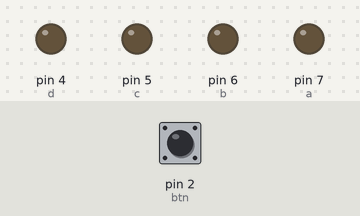
Bench run of a sketch on a simulated Arduino Uno, built with avr-gcc and run on an emulated ATmega328P. Parts: output pins drawn as LEDs (lit = HIGH). The test bench sets the inputs (shaded band); at power-on: pin 2 (btn) LOW. Random numbers use the default seed unless the sketch sets one.

Above: at 1.2 s.
1.3 s: pin 2 (btn) pulled HIGH for 1 s
At 3.1 s:
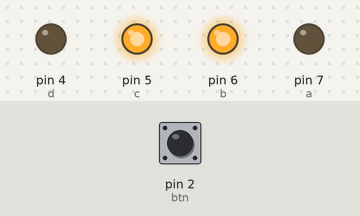
4.3 s: pin 2 (btn) pulled HIGH for 3.2 s
At 8.2 s:
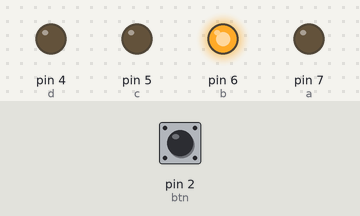
9.0 s: pin 2 (btn) pulled HIGH for 0.15 s
At 9.5 s:
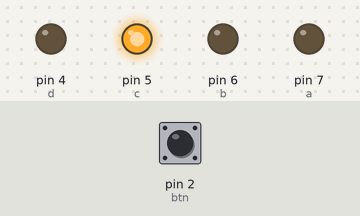
Timing chart, 0 to 12.0 s (numbered marks = the images above; inputs shaded):
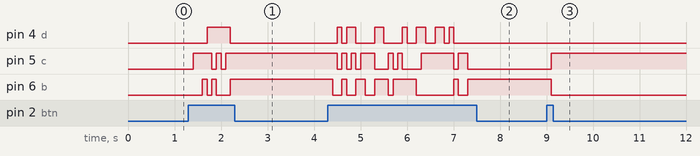

Measured:
- after the input at 1.3 s, pin 4 (d): LOW → HIGH after 0.40 s, → LOW 0.50 s later; pin 5 (c): goes HIGH 0.40 s, LOW 0.10 s, HIGH 0.10 s, LOW 0.10 s, then HIGH, starting after 0.10 s; pin 6 (b): goes HIGH 0.10 s, LOW 0.10 s, HIGH 0.10 s, LOW 0.30 s, then HIGH, starting after 0.30 s
- after the input at 4.3 s, pin 4 (d): LOW → HIGH after 0.20 s, → LOW 0.10 s later, → HIGH 0.10 s later, → LOW 0.20 s later, … (14 changes in this stretch); pin 5 (c): HIGH → LOW after 0.20 s, → HIGH 0.10 s later, → LOW 0.10 s later, → HIGH 0.10 s later, … (15 changes in this stretch)
- after the input at 9.0 s, pin 5 (c): LOW → HIGH after 0.10 s; pin 6 (b): HIGH → LOW after 0.10 s

The sketch:

ExercicioDisplay7.ino
```cpp
const int a = 7;
const int b = 6;
const int c = 5;
const int d = 4;
const int btn = 2;
const int matrizNumeros [6][4] = { //Número de 1 a 6 em binário
  {0, 0, 0, 1},
  {0, 0, 1, 0},
  {0, 0, 1, 1},
  {0, 1, 0, 0},
  {0, 1, 0, 1},
  {0, 1, 1, 0}
};

int numeroRand;
void setup() {
  // put your setup code here, to run once:
  pinMode(a, OUTPUT);
  pinMode(b, OUTPUT);
  pinMode(c, OUTPUT);
  pinMode(d, OUTPUT);
  pinMode(btn, INPUT);
}

void loop() {
  if (digitalRead(btn)) {
    delay(100);
    if (digitalRead(btn)) {
      numeroRand = random(6);
      digitalWrite(a, matrizNumeros[numeroRand][0]);
      digitalWrite(b, matrizNumeros[numeroRand][1]);
      digitalWrite(c, matrizNumeros[numeroRand][2]);
      digitalWrite(d, matrizNumeros[numeroRand][3]);
    }
  }
}
```
